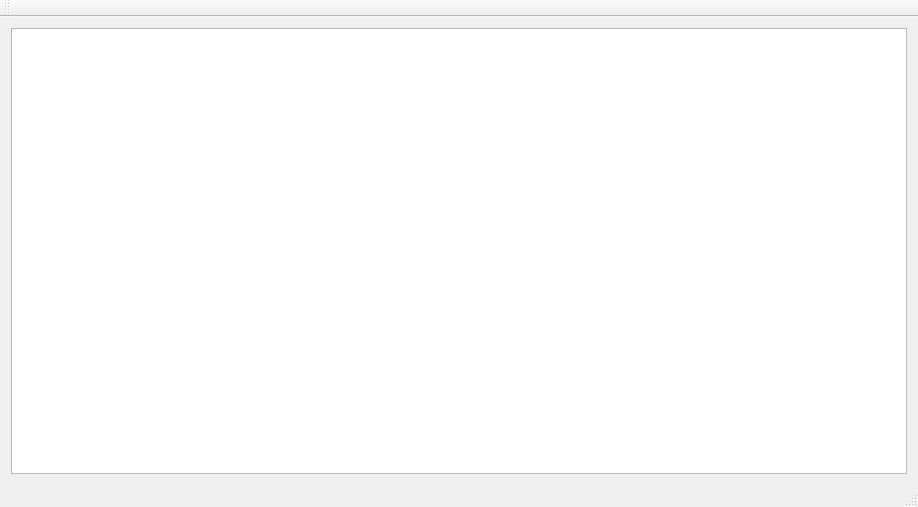
<?xml version="1.0" encoding="UTF-8"?>
<ui version="4.0">
 <class>MainWindow</class>
 <widget class="QMainWindow" name="MainWindow">
  <property name="geometry">
   <rect>
    <x>0</x>
    <y>0</y>
    <width>918</width>
    <height>507</height>
   </rect>
  </property>
  <property name="windowTitle">
   <string>MainWindow</string>
  </property>
  <widget class="QWidget" name="centralWidget">
   <layout class="QVBoxLayout" name="verticalLayout">
    <item>
     <widget class="QGraphicsView" name="graphicsView"/>
    </item>
   </layout>
  </widget>
  <widget class="QMenuBar" name="menuBar">
   <property name="geometry">
    <rect>
     <x>0</x>
     <y>0</y>
     <width>918</width>
     <height>20</height>
    </rect>
   </property>
  </widget>
  <widget class="QToolBar" name="mainToolBar">
   <attribute name="toolBarArea">
    <enum>TopToolBarArea</enum>
   </attribute>
   <attribute name="toolBarBreak">
    <bool>false</bool>
   </attribute>
  </widget>
  <widget class="QStatusBar" name="statusBar"/>
 </widget>
 <layoutdefault spacing="6" margin="11"/>
 <resources/>
 <connections/>
</ui>
